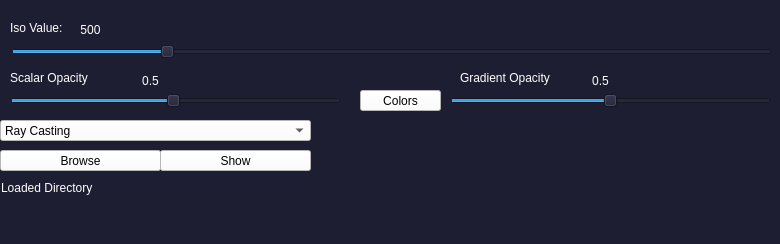
<?xml version="1.0" encoding="UTF-8"?>
<ui version="4.0">
 <class>MainWindow</class>
 <widget class="QMainWindow" name="MainWindow">
  <property name="geometry">
   <rect>
    <x>0</x>
    <y>0</y>
    <width>780</width>
    <height>244</height>
   </rect>
  </property>
  <property name="windowTitle">
   <string>Volume Rendering</string>
  </property>
  <property name="styleSheet">
   <string notr="true">color: rgb(255, 255, 255);
background-color: rgb(30, 30, 50);</string>
  </property>
  <widget class="QWidget" name="centralwidget">
   <widget class="QLabel" name="slider_label">
    <property name="geometry">
     <rect>
      <x>10</x>
      <y>20</y>
      <width>61</width>
      <height>16</height>
     </rect>
    </property>
    <property name="text">
     <string>Iso Value:</string>
    </property>
   </widget>
   <widget class="QLabel" name="load_label">
    <property name="geometry">
     <rect>
      <x>1</x>
      <y>180</y>
      <width>711</width>
      <height>16</height>
     </rect>
    </property>
    <property name="text">
     <string>Loaded Directory</string>
    </property>
   </widget>
   <widget class="QPushButton" name="show_button">
    <property name="geometry">
     <rect>
      <x>160</x>
      <y>150</y>
      <width>151</width>
      <height>21</height>
     </rect>
    </property>
    <property name="styleSheet">
     <string notr="true">background-color: rgb(255, 255, 255);
color: rgb(0, 0, 0);</string>
    </property>
    <property name="text">
     <string>Show</string>
    </property>
   </widget>
   <widget class="QSlider" name="ScalarOpacity_slider">
    <property name="geometry">
     <rect>
      <x>10</x>
      <y>90</y>
      <width>331</width>
      <height>22</height>
     </rect>
    </property>
    <property name="minimum">
     <number>1</number>
    </property>
    <property name="maximum">
     <number>100</number>
    </property>
    <property name="singleStep">
     <number>5</number>
    </property>
    <property name="pageStep">
     <number>5</number>
    </property>
    <property name="value">
     <number>50</number>
    </property>
    <property name="orientation">
     <enum>Qt::Horizontal</enum>
    </property>
   </widget>
   <widget class="QSlider" name="GradientOpacity_slider">
    <property name="geometry">
     <rect>
      <x>450</x>
      <y>90</y>
      <width>321</width>
      <height>22</height>
     </rect>
    </property>
    <property name="maximum">
     <number>100</number>
    </property>
    <property name="singleStep">
     <number>5</number>
    </property>
    <property name="pageStep">
     <number>5</number>
    </property>
    <property name="value">
     <number>50</number>
    </property>
    <property name="orientation">
     <enum>Qt::Horizontal</enum>
    </property>
   </widget>
   <widget class="QLabel" name="ScalarOpacity_label">
    <property name="geometry">
     <rect>
      <x>10</x>
      <y>70</y>
      <width>121</width>
      <height>16</height>
     </rect>
    </property>
    <property name="text">
     <string>Scalar Opacity</string>
    </property>
   </widget>
   <widget class="QLabel" name="GradientOpacity_label">
    <property name="geometry">
     <rect>
      <x>460</x>
      <y>70</y>
      <width>111</width>
      <height>16</height>
     </rect>
    </property>
    <property name="text">
     <string>Gradient Opacity</string>
    </property>
   </widget>
   <widget class="QLabel" name="ScalarOpacity_val">
    <property name="geometry">
     <rect>
      <x>130</x>
      <y>70</y>
      <width>41</width>
      <height>21</height>
     </rect>
    </property>
    <property name="styleSheet">
     <string notr="true">color: rgb(255, 255, 255);
font: 700 8pt &quot;Segoe UI&quot;;</string>
    </property>
    <property name="text">
     <string>0.5</string>
    </property>
    <property name="alignment">
     <set>Qt::AlignCenter</set>
    </property>
   </widget>
   <widget class="QLabel" name="GradientOpacity_val">
    <property name="geometry">
     <rect>
      <x>580</x>
      <y>70</y>
      <width>41</width>
      <height>21</height>
     </rect>
    </property>
    <property name="styleSheet">
     <string notr="true">color: rgb(255, 255, 255);
font: 700 8pt &quot;Segoe UI&quot;;</string>
    </property>
    <property name="text">
     <string>0.5</string>
    </property>
    <property name="alignment">
     <set>Qt::AlignCenter</set>
    </property>
   </widget>
   <widget class="QPushButton" name="colors_button">
    <property name="geometry">
     <rect>
      <x>360</x>
      <y>90</y>
      <width>81</width>
      <height>21</height>
     </rect>
    </property>
    <property name="styleSheet">
     <string notr="true">background-color: rgb(255, 255, 255);
color: rgb(0, 0, 0);</string>
    </property>
    <property name="text">
     <string>Colors</string>
    </property>
   </widget>
   <widget class="QComboBox" name="renMode_CB">
    <property name="geometry">
     <rect>
      <x>0</x>
      <y>120</y>
      <width>311</width>
      <height>21</height>
     </rect>
    </property>
    <property name="styleSheet">
     <string notr="true">background-color: rgb(255, 255, 255);
color: rgb(0, 0, 0);
border-color: rgb(0, 0, 127);</string>
    </property>
    <item>
     <property name="text">
      <string>Ray Casting</string>
     </property>
    </item>
    <item>
     <property name="text">
      <string>Surface Rendering</string>
     </property>
    </item>
   </widget>
   <widget class="QSlider" name="iso_slider">
    <property name="geometry">
     <rect>
      <x>11</x>
      <y>41</y>
      <width>761</width>
      <height>21</height>
     </rect>
    </property>
    <property name="minimum">
     <number>0</number>
    </property>
    <property name="maximum">
     <number>2500</number>
    </property>
    <property name="singleStep">
     <number>50</number>
    </property>
    <property name="pageStep">
     <number>50</number>
    </property>
    <property name="value">
     <number>500</number>
    </property>
    <property name="orientation">
     <enum>Qt::Horizontal</enum>
    </property>
   </widget>
   <widget class="QPushButton" name="browse_button">
    <property name="geometry">
     <rect>
      <x>0</x>
      <y>150</y>
      <width>161</width>
      <height>21</height>
     </rect>
    </property>
    <property name="styleSheet">
     <string notr="true">background-color: rgb(255, 255, 255);
color: rgb(0, 0, 0);</string>
    </property>
    <property name="text">
     <string>Browse</string>
    </property>
   </widget>
   <widget class="QLabel" name="label">
    <property name="geometry">
     <rect>
      <x>70</x>
      <y>19</y>
      <width>41</width>
      <height>21</height>
     </rect>
    </property>
    <property name="styleSheet">
     <string notr="true">color: rgb(255, 255, 255);
font: 700 8pt &quot;Segoe UI&quot;;</string>
    </property>
    <property name="text">
     <string>500</string>
    </property>
    <property name="alignment">
     <set>Qt::AlignCenter</set>
    </property>
   </widget>
  </widget>
  <widget class="QMenuBar" name="menubar">
   <property name="geometry">
    <rect>
     <x>0</x>
     <y>0</y>
     <width>780</width>
     <height>22</height>
    </rect>
   </property>
   <property name="styleSheet">
    <string notr="true">selection-background-color: rgb(67, 67, 75);</string>
   </property>
  </widget>
  <widget class="QStatusBar" name="statusbar"/>
  <action name="actionOpenImgs">
   <property name="text">
    <string>Open Images</string>
   </property>
   <property name="shortcut">
    <string>Ctrl+1</string>
   </property>
  </action>
  <action name="actionClear">
   <property name="text">
    <string>Clear</string>
   </property>
   <property name="shortcut">
    <string>Ctrl+C</string>
   </property>
  </action>
  <action name="action_new_window">
   <property name="text">
    <string>New Window</string>
   </property>
   <property name="shortcut">
    <string>Ctrl+N</string>
   </property>
  </action>
  <action name="actionPrint_to_PDF">
   <property name="text">
    <string>Print to PDF</string>
   </property>
   <property name="shortcut">
    <string>Ctrl+P</string>
   </property>
  </action>
  <action name="actionAuto_Save">
   <property name="text">
    <string>Auto Save</string>
   </property>
   <property name="shortcut">
    <string>Ctrl+S</string>
   </property>
  </action>
  <action name="actionOpenImg2">
   <property name="text">
    <string>Open Img2</string>
   </property>
   <property name="shortcut">
    <string>Ctrl+2</string>
   </property>
  </action>
  <action name="actionopen_both">
   <property name="text">
    <string>open both</string>
   </property>
  </action>
  <action name="close">
   <property name="text">
    <string>Close</string>
   </property>
   <property name="shortcut">
    <string>Ctrl+X</string>
   </property>
  </action>
  <action name="actionHelp">
   <property name="text">
    <string>Help</string>
   </property>
  </action>
 </widget>
 <resources/>
 <connections>
  <connection>
   <sender>iso_slider</sender>
   <signal>valueChanged(int)</signal>
   <receiver>label</receiver>
   <slot>setNum(int)</slot>
   <hints>
    <hint type="sourcelabel">
     <x>730</x>
     <y>83</y>
    </hint>
    <hint type="destinationlabel">
     <x>110</x>
     <y>61</y>
    </hint>
   </hints>
  </connection>
  <connection>
   <sender>ScalarOpacity_slider</sender>
   <signal>valueChanged(int)</signal>
   <receiver>ScalarOpacity_val</receiver>
   <slot>setNum(int)</slot>
   <hints>
    <hint type="sourcelabel">
     <x>93</x>
     <y>120</y>
    </hint>
    <hint type="destinationlabel">
     <x>92</x>
     <y>104</y>
    </hint>
   </hints>
  </connection>
  <connection>
   <sender>GradientOpacity_slider</sender>
   <signal>valueChanged(int)</signal>
   <receiver>GradientOpacity_val</receiver>
   <slot>setNum(int)</slot>
   <hints>
    <hint type="sourcelabel">
     <x>493</x>
     <y>124</y>
    </hint>
    <hint type="destinationlabel">
     <x>484</x>
     <y>102</y>
    </hint>
   </hints>
  </connection>
 </connections>
</ui>
